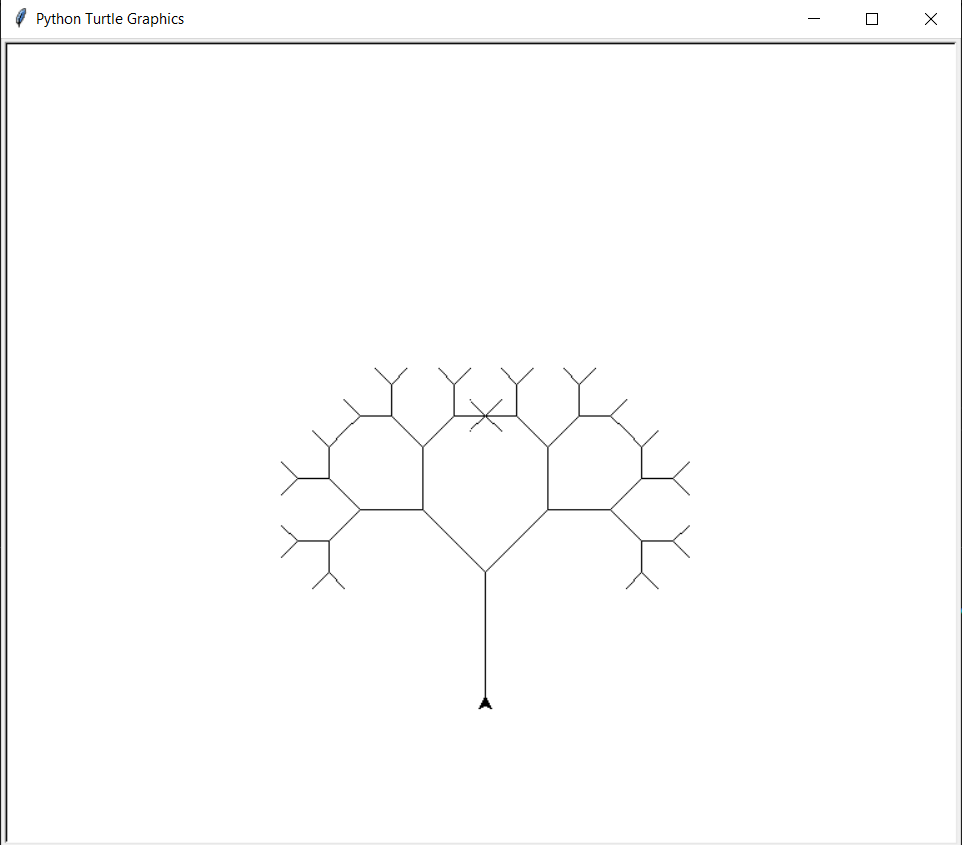

Generate this figure with Python:
""" Модуль для побудови дерева Піфагора за допомогою рекурсії """


import turtle
import math


# Функція для побудови гілки дерева Піфагора за допомогою рекурсії
def draw_pythagoras_tree(t, branch_length, angle, depth):
    if depth > 0:
        # Малюємо гілку
        t.forward(branch_length)
        
        # Поворот для малювання лівої гілки
        t.left(angle)
        
        # Рекурсивно малюємо ліву гілку
        draw_pythagoras_tree(t, branch_length * math.sqrt(2) / 2, angle, depth - 1)
        
        # Поворот для малювання правої гілки
        t.right(angle * 2)
        
        # Рекурсивно малюємо праву гілку
        draw_pythagoras_tree(t, branch_length * math.sqrt(2) / 2, angle, depth - 1)
        
        # Повертаємося до початкової позиції
        t.left(angle)
        t.backward(branch_length)

# Основна функція для налаштування екрану та запуску малювання дерева Піфагора
def main():
    # Створюємо екран та налаштовуємо параметри
    screen = turtle.Screen()
    screen.bgcolor("white")
    
    # Створюємо "пензлика" та налаштовуємо його параметри
    t = turtle.Turtle()
    t.speed("fastest")
    
    # Початкова позиція та напрямок "пензлика"
    t.left(90)
    t.up()
    t.backward(200)
    t.down()
    
    # Запитуємо у користувача бажаний рівень рекурсії
    depth = int(input("Введіть рівень рекурсії для дерева Піфагора (наприклад, 6): "))
    
    # Параметри фрактала (довжина гілки та кут повороту)
    branch_length = 100  # Довжина початкової гілки
    angle = 45  # Кут повороту
    
    # Запускаємо рекурсивне малювання дерева
    draw_pythagoras_tree(t, branch_length, angle, depth)
    
    # Закриваємо екран по кліку користувача
    screen.exitonclick()

if __name__ == "__main__":
    main()


""" Результатом виконання буде вікно з малюнком дерева Піфагора, побудованого за допомогою рекурсії. """
